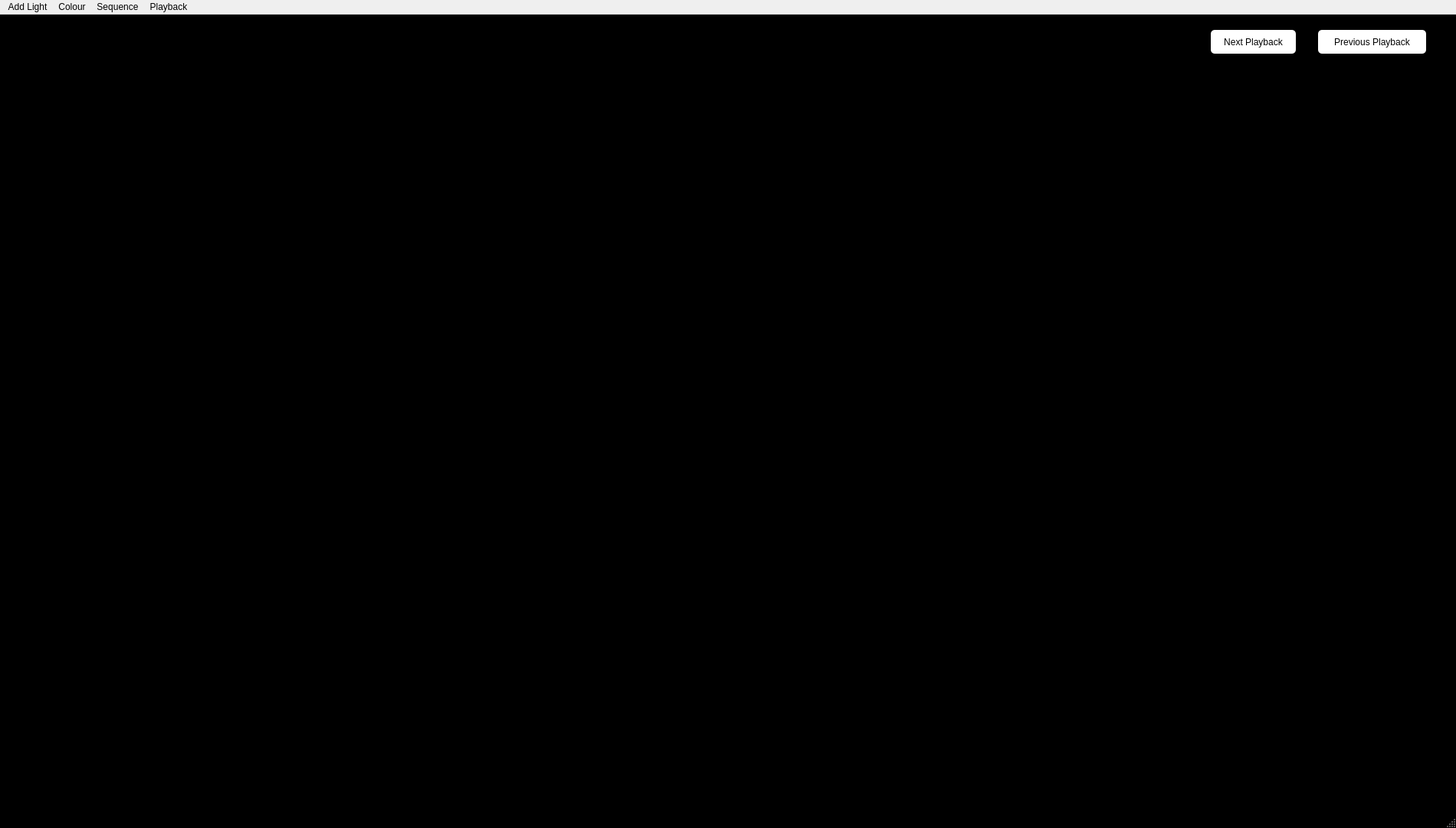
<?xml version="1.0" encoding="UTF-8"?>
<ui version="4.0">
 <class>MainWindow</class>
 <widget class="QMainWindow" name="MainWindow">
  <property name="geometry">
   <rect>
    <x>0</x>
    <y>0</y>
    <width>1900</width>
    <height>1080</height>
   </rect>
  </property>
  <property name="windowTitle">
   <string>MainWindow</string>
  </property>
  <property name="styleSheet">
   <string notr="true">QAction{color:white;}
QMainWindow{color:white;background-color:black;}
</string>
  </property>
  <widget class="QWidget" name="centralwidget">
   <widget class="QPushButton" name="next_playback_button">
    <property name="geometry">
     <rect>
      <x>1580</x>
      <y>20</y>
      <width>111</width>
      <height>31</height>
     </rect>
    </property>
    <property name="styleSheet">
     <string notr="true">QPushButton{background-color:white;border-radius: 5px;}</string>
    </property>
    <property name="text">
     <string>Next Playback</string>
    </property>
   </widget>
   <widget class="QPushButton" name="previous_playback_button">
    <property name="geometry">
     <rect>
      <x>1720</x>
      <y>20</y>
      <width>141</width>
      <height>31</height>
     </rect>
    </property>
    <property name="styleSheet">
     <string notr="true">QPushButton{background-color:white;border-radius: 5px;}</string>
    </property>
    <property name="text">
     <string>Previous Playback</string>
    </property>
   </widget>
  </widget>
  <widget class="QMenuBar" name="menubar">
   <property name="geometry">
    <rect>
     <x>0</x>
     <y>0</y>
     <width>1900</width>
     <height>22</height>
    </rect>
   </property>
   <widget class="QMenu" name="menuAdd_lights">
    <property name="title">
     <string>Add Light</string>
    </property>
    <addaction name="add_light_action"/>
    <addaction name="actionAdd_all_lights"/>
   </widget>
   <widget class="QMenu" name="menuColour">
    <property name="title">
     <string>Colour</string>
    </property>
    <addaction name="actionChoose_Colour"/>
    <addaction name="actionReplace_Colour"/>
    <addaction name="actionColour_Mode"/>
   </widget>
   <widget class="QMenu" name="menuSequence">
    <property name="title">
     <string>Sequence</string>
    </property>
    <addaction name="actionSave_Sequence"/>
    <addaction name="actionOpen_Sequence"/>
    <addaction name="actionEdit_Sequence"/>
   </widget>
   <widget class="QMenu" name="menuPlayback">
    <property name="title">
     <string>Playback</string>
    </property>
    <addaction name="actionSave_playback"/>
   </widget>
   <addaction name="menuAdd_lights"/>
   <addaction name="menuColour"/>
   <addaction name="menuSequence"/>
   <addaction name="menuPlayback"/>
  </widget>
  <widget class="QStatusBar" name="statusbar"/>
  <action name="add_light_action">
   <property name="text">
    <string>Add light</string>
   </property>
  </action>
  <action name="actionAdd_all_lights">
   <property name="text">
    <string>Add all lights</string>
   </property>
  </action>
  <action name="actionChoose_Colour">
   <property name="text">
    <string>Choose Colour</string>
   </property>
  </action>
  <action name="actionReplace_Colour">
   <property name="text">
    <string>Replace Colour</string>
   </property>
  </action>
  <action name="actionColour_Mode">
   <property name="text">
    <string>Colour Mode</string>
   </property>
  </action>
  <action name="actionSave_Sequence">
   <property name="text">
    <string>Save Sequence</string>
   </property>
  </action>
  <action name="actionOpen_Sequence">
   <property name="text">
    <string>Open Sequence</string>
   </property>
  </action>
  <action name="actionEdit_Sequence">
   <property name="text">
    <string>Edit Sequence</string>
   </property>
  </action>
  <action name="actionSave_playback">
   <property name="text">
    <string>Save playback</string>
   </property>
  </action>
 </widget>
 <resources/>
 <connections/>
</ui>
